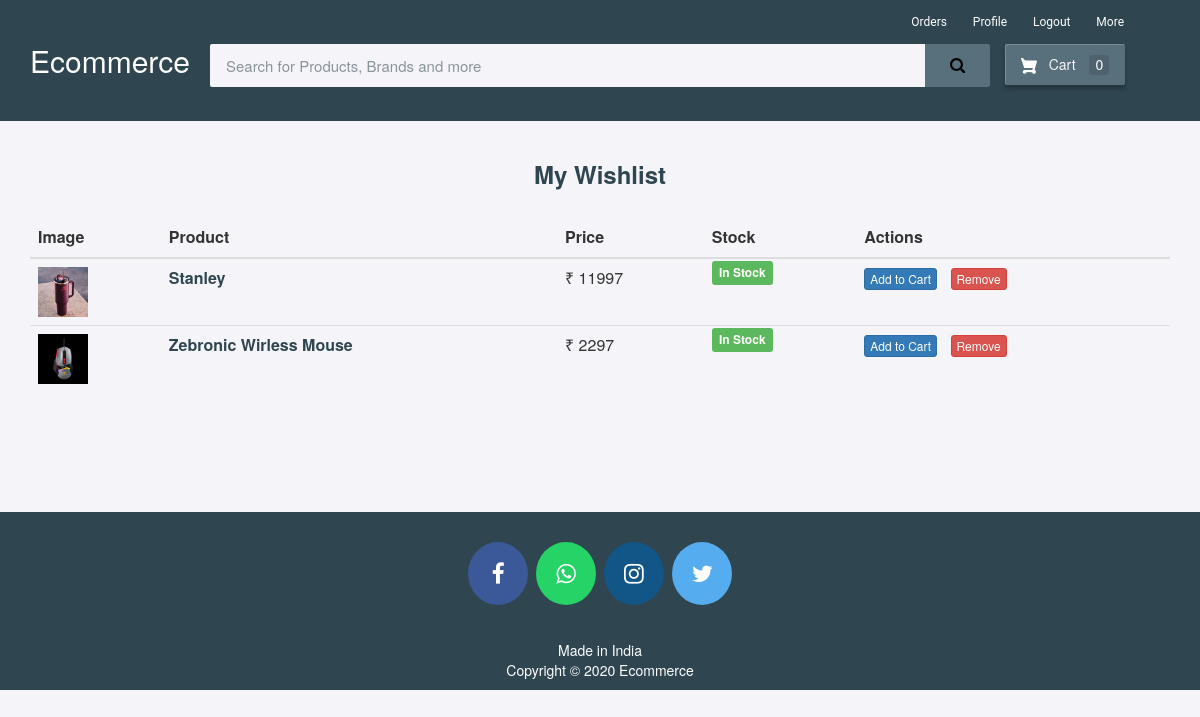
The page /wishlist (signed in) on the database its author committed.
### ecom/models.py (models this page shows, shortened)
class Wishlist(models.Model):
    customer = models.ForeignKey(Customer, on_delete=models.CASCADE, related_name='wishlist_items')
    product = models.ForeignKey(Product, on_delete=models.CASCADE, related_name='wishlisted_by')
    added_on = models.DateField(auto_now_add=True)
    class Meta:
        unique_together = ('customer', 'product')

class Product(models.Model):
    CATEGORIES = (
        ('Electronics','Electronics'),
        ('Fashion','Fashion'),
        ('Home','Home'),
        ('Beauty','Beauty'),
        ('Books','Books'),
        ('Sports','Sports'),
        ('Others','Others'),
    )
    name=models.CharField(max_length=120)
    product_image= models.ImageField(upload_to='product_image/',null=True,blank=True)
    price = models.PositiveIntegerField()
    description=models.TextField()
    about=models.TextField(null=True, blank=True)
    category = models.CharField(max_length=50, choices=CATEGORIES, default='Others')
    subcategory = models.CharField(max_length=50, blank=True, null=True)
    stock = models.IntegerField(default=10)

### ecom/views.py (the view)
# urls.py: path('wishlist', views.wishlist_view, name='wishlist'),
@login_required(login_url='customerlogin')
@user_passes_test(is_customer)
def wishlist_view(request):
    customer = models.Customer.objects.get(user_id=request.user.id)
    wishlist_items = models.Wishlist.objects.filter(customer=customer).select_related('product')
    product_count_in_cart = _cart_item_count(request)
    return render(request, 'ecom/wishlist.html', {
        'wishlist_items': wishlist_items,
        'product_count_in_cart': product_count_in_cart,
    })

### ecom/views.py (called while the page is built)
def _get_cart_ids(request):
    raw = request.COOKIES.get('product_ids', '')
    if not raw:
        return []
    return [pid for pid in raw.split('|') if pid.strip().isdigit()]

def _cart_item_count(request):
    return len(_get_cart_ids(request))

def is_customer(user):
    return user.groups.filter(name='CUSTOMER').exists()

### templates/ecom/wishlist.html (shortened to what this page needs)
{% extends 'ecom/customer_base.html' %}
{% load static %}
{% block content %}
<br>
<h3 style="text-align:center; color:#2F4550;"><strong>My Wishlist</strong></h3><br>
<div class="container">
{% if wishlist_items %}
  <table class="table table-hover">
    <thead>
      <tr>
        <th>Image</th>
        <th>Product</th>
        <th>Price</th>
        <th>Stock</th>
        <th>Actions</th>
      </tr>
    </thead>
    <tbody>
    {% for item in wishlist_items %}
      <tr>
        <td>
          {% if item.product.product_image %}
            <img src="{{ item.product.product_image.url }}" height="50px" width="50px">
          {% else %}
            <img src="{% static 'images/success.png' %}" height="50px" width="50px">
          {% endif %}
        </td>
        <td><a href="{% url 'product-detail' item.product.id %}" style="color:#2F4550; font-weight:600;">{{ item.product.name }}</a></td>
        <td>&#8377; {{ item.product.price }}</td>
        <td>
          {% if item.product.stock > 5 %}
            <span class="label label-success">In Stock</span>
          {% elif item.product.stock > 0 %}
            <span class="label label-warning">Only {{ item.product.stock }} left</span>
          {% else %}
            <span class="label label-danger">Out of Stock</span>
          {% endif %}
        </td>
        <td>
          <a href="{% url 'add-to-cart' item.product.id %}" class="btn btn-primary btn-xs">Add to Cart</a>
          <a href="{% url 'remove-from-wishlist' item.product.id %}" class="btn btn-danger btn-xs">Remove</a>
        </td>
      </tr>
    {% endfor %}
    </tbody>
  </table>
{% endif %}
</div>
<br><br>
{% endblock content %}

### static/css/color_palette_original.css (style rules this page uses)
:root { --color-light-bg: #F5FBE6; --color-teal: #215E61; --color-dark-blue: #233D4D; --color-orange: #FE7F2D; --color-white: #ffffff; --body-bg: var(--color-light-bg); --navbar-bg: var(--color-dark-blue); --navbar-text: var(--color-white); --button-primary: var(--color-orange); --button-secondary: var(--color-teal); --button-hover: #e96f1f; --card-bg: var(--color-white); --card-hover-overlay: var(--color-teal); --text-primary: var(--color-dark-blue); --text-secondary: var(--color-teal); --border-color: var(--color-teal); --footer-bg: var(--color-dark-blue); --footer-text: var(--color-white); --status-active: var(--color-orange); }
body { background-color: var(--body-bg); color: var(--text-primary); font-family: system-ui, Arial, sans-serif; }
body { background-color: var(--body-bg); color: var(--text-primary); }
.btn-primary { background-color: var(--button-primary); }

### templates/ecom/customer_base.html (style rules this page uses)
body { background-color: #F4F4F9; }

### rows shown on the page
Wishlist: product.product_image (picture), product.name "Stanley", product.price "11997", shows "In Stock"
Wishlist: product.product_image (picture), product.name "Zebronic Wirless Mouse", product.price "2297", shows "In Stock"

### other values the page prints
{{ product_count_in_cart }} "0"
